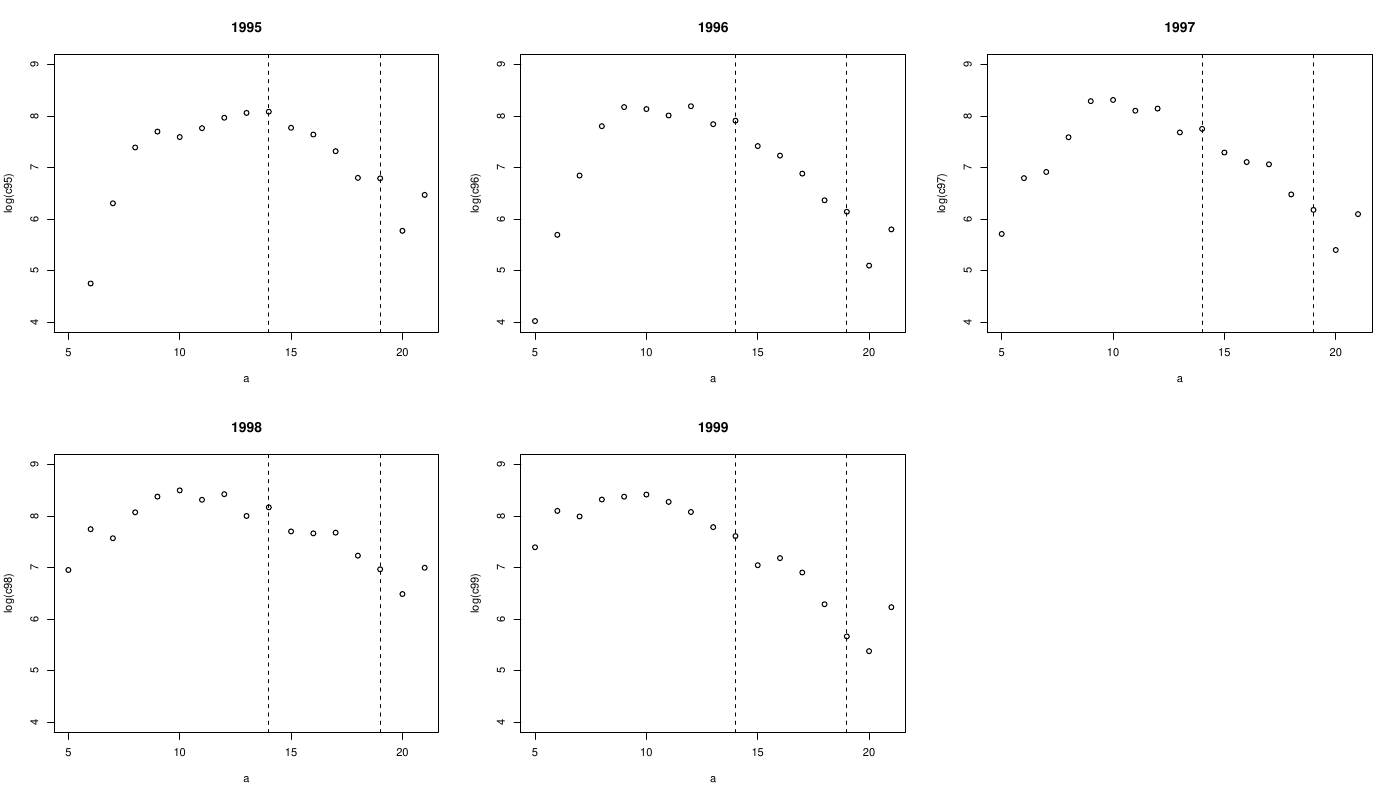

Recreate this plot in R.
## Catch-curve analysis to estimate Z
##
## For early near-virgin stock conditions,
## M is close to Z
##
## Before: cn.dat
## After:  catch_curves.pdf


library(stockassessment)

## 1  Read catch-at-age data

cn <- read.ices("data/cn.dat")
a <- as.integer(colnames(cn))

c95 <- cn["1995",]
c96 <- cn["1996",]
c97 <- cn["1997",]
c98 <- cn["1998",]
c99 <- cn["1999",]

## 2  Plot data

pdf("catch_curves.pdf", width=14, height=8)

par(mfrow=c(2,3))

plot(a, log(c95), main=95, ylim=c(4,9)); abline(v=c(14,19), lty=2)
plot(a, log(c96), main=96, ylim=c(4,9)); abline(v=c(14,19), lty=2)
plot(a, log(c97), main=97, ylim=c(4,9)); abline(v=c(14,19), lty=2)
plot(a, log(c98), main=98, ylim=c(4,9)); abline(v=c(14,19), lty=2)
plot(a, log(c99), main=99, ylim=c(4,9)); abline(v=c(14,19), lty=2)

## 3  Fit models

fm95 <- lm(log(c95)~a, subset=a %in% 14:19)
fm96 <- lm(log(c96)~a, subset=a %in% 14:19)
fm97 <- lm(log(c97)~a, subset=a %in% 14:19)
fm98 <- lm(log(c98)~a, subset=a %in% 14:19)
fm99 <- lm(log(c99)~a, subset=a %in% 14:19)

z95 <- -coef(fm95)[[2]]
z96 <- -coef(fm96)[[2]]
z97 <- -coef(fm97)[[2]]
z98 <- -coef(fm98)[[2]]
z99 <- -coef(fm99)[[2]]

z <- c(z95, z96, z97, z98, z99)
z

## Plot model fit to data

par(mfrow=c(2,3))

plot(a, log(c95), main=95, ylim=c(4,9)); abline(v=c(14,19), lty=2); abline(fm95); points(log(c95)~a, subset=a %in% 14:19, pch=16, cex=2.5)
plot(a, log(c96), main=96, ylim=c(4,9)); abline(v=c(14,19), lty=2); abline(fm96); points(log(c96)~a, subset=a %in% 14:19, pch=16, cex=2.5)
plot(a, log(c97), main=97, ylim=c(4,9)); abline(v=c(14,19), lty=2); abline(fm97); points(log(c97)~a, subset=a %in% 14:19, pch=16, cex=2.5)
plot(a, log(c98), main=98, ylim=c(4,9)); abline(v=c(14,19), lty=2); abline(fm98); points(log(c98)~a, subset=a %in% 14:19, pch=16, cex=2.5)
plot(a, log(c99), main=99, ylim=c(4,9)); abline(v=c(14,19), lty=2); abline(fm99); points(log(c99)~a, subset=a %in% 14:19, pch=16, cex=2.5)

frame()
labels <- paste0(1995:1999, "    Z = ", format(round(z,2)))
text(0.5, seq(0.9,0.1,-0.2), labels, cex=2)

dev.off()
